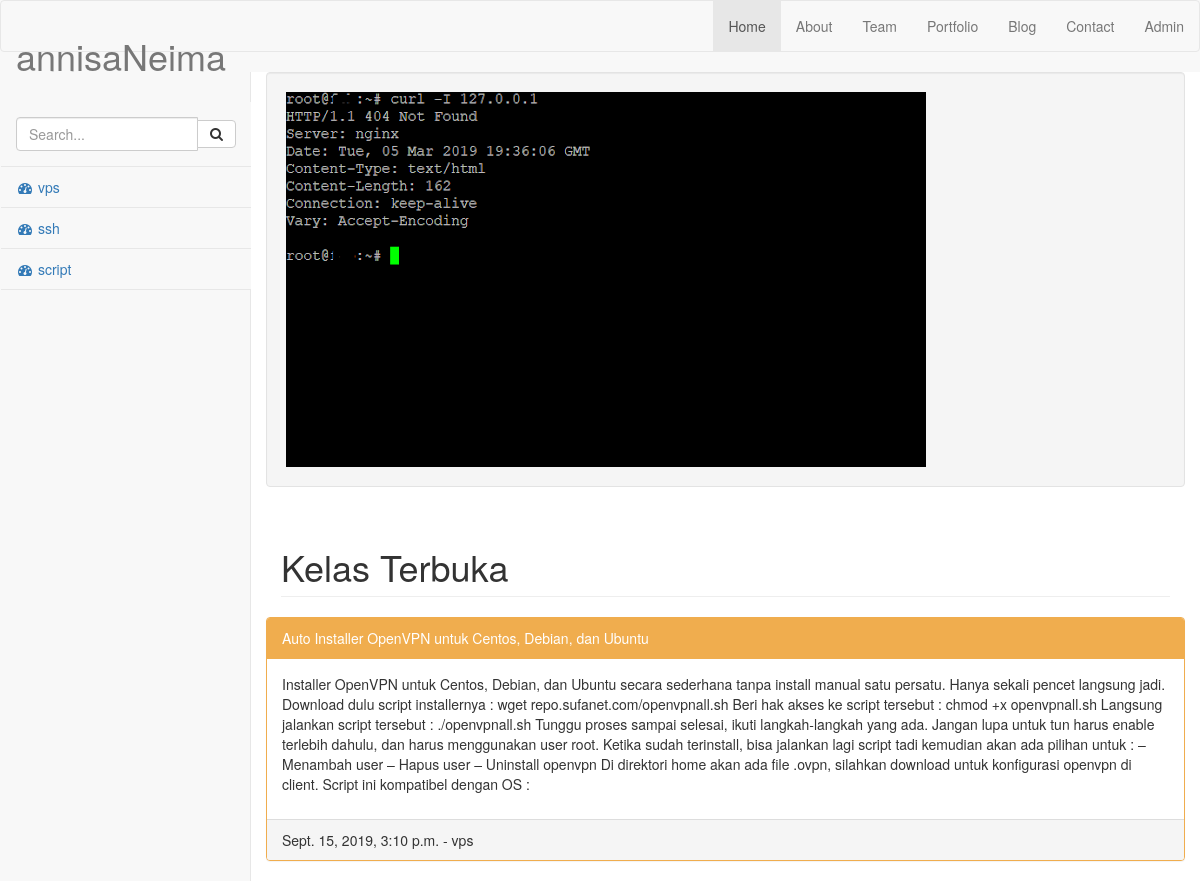
The page /blog/post/auto-installer-openvpn-untuk-centos-debian-dan-ubuntu/ on the database its author committed.
### blog/models.py (models this page shows, shortened)
class Post(models.Model):
    title = models.CharField(max_length=255)
    body = models.TextField()
    cover = models.ImageField(upload_to='images/')
    category = models.CharField(max_length=100)
    slug = models.SlugField(blank=True, editable=False)
    publish = models.DateTimeField(auto_now_add=True)
    update = models.DateTimeField(auto_now=True)

### blog/views.py (the view)
# urls.py: url(r'^post/(?P<slugInput>[\w-]+)/$', views.slugPost, name='details'),
def slugPost(request, slugInput):
    post = Post.objects.get(slug=slugInput);
    categories = Post.objects.values('category').distinct();
    context = {
        'judul': 'Kelas Terbuka',
        'postingDetails':post,
        'categoriesIndex': categories,
    }
    return render(request, 'blog/blog-details.html', context)

### blog/templates/blog/blog-details.html (shortened to what this page needs)
<html lang="en"><head>
{% include 'snippets/css.html' %}
</head>
<body>
    <div id="wrapper">
        {% include 'snippets/navbar.html' %}
        <div id="page-wrapper" style="min-height: 549px;">
            <div class="row">
                <div class="well">
                    <img src="{{ postingDetails.cover.url }}" alt="{{ postingDetails.title }}" >
                </div>
                <div class="col-lg-12">
                    <h1 class="page-header">{{judul}}</h1>
                </div>
            </div>
            <div class="row">
                <div class=".col-xs-12 .col-sm-6 .col-md-8">
                    <div class="panel panel-yellow">
                        <div class="panel-heading">
                            {{postingDetails.title}}
                        </div>
                        <div class="panel-body">
                            <p>{{ postingDetails.body }}</p>
                        </div>
                        <div class="panel-footer">
                            {{postingDetails.update}} - {{ postingDetails.category }}
                        </div>
                    </div>
                </div>
            </div>
        </div>
    </div>
</body></html>

### rows shown on the page
Post: cover (picture), title "Auto Installer OpenVPN untuk Centos, Debian, dan Ubuntu", body "Installer OpenVPN untuk Centos, Debian, dan Ubuntu secara sederhana tanpa install manual satu persatu. Hanya sekali pencet langsung jadi. Download dulu script installernya : wget repo.sufanet.com/openvpnall.sh Beri hak akses ke script tersebut : chmod +x openvpnall.sh Langsung jalankan script tersebut : ./openvpnall.sh Tunggu proses sampai selesai, ikuti langkah-langkah yang ada. Jangan lupa untuk tun harus enable terlebih dahulu, dan harus menggunakan user root. Ketika sudah terinstall, bisa jalankan lagi script tadi kemudian akan ada pilihan untuk : – Menambah user – Hapus user – Uninstall openvpn Di direktori home akan ada file .ovpn, silahkan download untuk konfigurasi openvpn di…", update "Sept. 15, 2019, 3:10 p.m.", category "vps"

### other values the page prints
{{ label.category }} "vps" "ssh" "script"
{{ judul }} "Kelas Terbuka"
